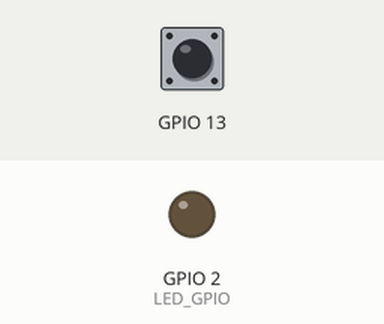
Recording of a sketch running on a simulated ESP32-S3. Parts: output pins drawn as LEDs (lit = HIGH). The test bench sets the inputs (shaded band); at power-on: GPIO 13 HIGH. What the sketch prints to the serial monitor is not drawn.

Above: at 3.4 s.
3.5 s: GPIO 13 pulled LOW for 1.75 s
At 3.9 s:
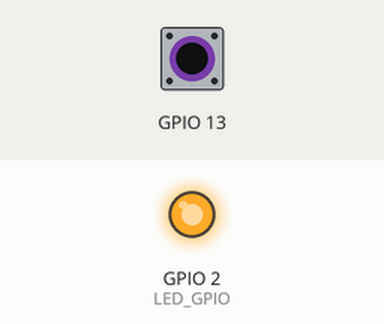
Timing chart, 0 to 6.5 s (numbered marks = the images above; inputs shaded):
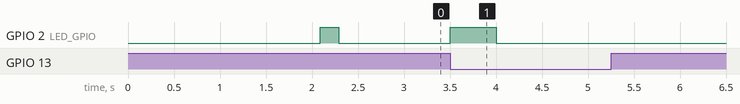

Measured:
- after the input at 3.5 s, GPIO 2 (LED_GPIO): LOW → HIGH at once, → LOW 0.50 s later

The sketch:

05-031_Touch_sensor_interrupt_with_LED.ino
```cpp
/*  05.031 - Touch Sensor with Interrupt and LED Control for ESP32-S3
 *
 * Course: IoT Development with ESP32-S3
 * Target Hardware: ESP32-S3-DevKitC-1 v1.1
 * Module: ESP32-S3-WROOM-1-N16R16V
 *
 * This sketch demonstrates how to control an LED using the ESP32-S3's integrated
 * capacitive touch sensor with interrupt-driven detection. When GPIO13 is touched,
 * an interrupt service routine (ISR) is triggered, which sets a flag that the
 * main loop monitors to control LED illumination.
 *
 * Key Learning Objectives:
 * - Understanding capacitive touch sensing principles
 * - Implementing interrupt service routines (ISR)
 * - Proper interrupt handling and flag-based communication
 * - GPIO configuration for ESP32-S3
 * - Serial debugging techniques
 *
 * HARDWARE INFORMATION:
 * =====================
 * ESP32-S3-DevKitC-1 v1.1 Specifications:
 * - Dual-core Xtensa LX7 CPU (240MHz)
 * - 16MB Flash Memory, 16MB PSRAM
 * - Built-in capacitive touch sensors on GPIO1-GPIO14
 * - 12-bit ADC resolution (0-4095)
 * - Operating voltage: 3.3V
 * - USB-C connector for programming and power
 * - Onboard RGB LED (WS2812) on GPIO38
 *
 * CIRCUIT DIAGRAM:
 * ================
 *
 *     ESP32-S3-DevKitC-1 v1.1        External LED Circuit
 *     ┌─────────────────────────┐     ┌────────────────────┐
 *     │                         │     │                    │
 *     │  [USB-C]                │     │         LED        │
 *     │                         │     │        ┌─┴─┐       │
 *     │  GPIO13 ●────────────────────── Touch Wire         │
 *     │                         │     │        │ + │       │
 *     │  GPIO2  ●─────────────────────┼────────┤   │       │
 *     │                         │     │        │ - │       │
 *     │  GND    ●─────────────────────┼────────┴─┬─┘       │
 *     │                         │     │          │         │
 *     │  3V3    ●               │     │        [320Ω]      │
 *     │                         │     │          │         │
 *     │  GPIO38 (RGB LED)       │     │          │         │
 *     │                         │     │          │         │
 *     └─────────────────────────┘     └──────────┼─────────┘
 *                                                │
 *                                                ●
 *                                               GND
 *
 * COMPONENTS:
 * ===========
 * Required Components:
 * - 1x ESP32-S3-DevKitC-1 v1.1 development board
 * - 1x LED (any color, 3mm or 5mm)
 * - 1x 320Ω resistor (current limiting for LED)
 * - 1x Jumper wire (for touch sensor connection)
 * - 1x Breadboard (optional, for neater connections)
 * - 2x Male-to-male jumper wires (for connections)
 *
 * Component Specifications:
 * - LED: Forward voltage ~2.0V, Forward current ~10mA
 * - Resistor: 320Ω ±5% (orange-red-brown-gold bands)
 * - Wire: 22AWG solid core recommended for breadboard use
 *
 * GPIO ASSIGNMENTS:
 * =================
 * GPIO Pin | Function      | Direction | Notes
 * ---------|---------------|-----------|---------------------------
 * GPIO2    | LED Control   | Output    | External LED via resistor
 * GPIO13   | Touch Sensor  | Input     | TOUCH13, capacitive touch
 * GPIO38   | RGB LED       | Output    | Onboard WS2812 (alternative)
 *
 * Reserved GPIOs (DO NOT USE):
 * - GPIO35, GPIO36, GPIO37: Reserved for internal flash/PSRAM
 * - GPIO19, GPIO20: USB D-/D+ lines
 *
 * TECHNICAL NOTES:
 * ================
 * 1. Touch Sensor Operation:
 *    - ESP32-S3 has 14 capacitive touch sensors (TOUCH1-TOUCH14)
 *    - GPIO13 corresponds to TOUCH13
 *    - Touch detection threshold is calibrated experimentally
 *    - Lower values indicate stronger touch detection
 *
 * 2. Interrupt Service Routine (ISR):
 *    - ISR should be minimal and fast-executing
 *    - Use volatile variables for ISR communication
 *    - Avoid Serial.print() or delay() in ISR
 *    - Flag-based communication between ISR and main loop
 *
 * 3. Hardware Protection:
 *    - 320Ω resistor limits LED current to ~10mA
 *    - GPIO2 can source up to 40mA (well within limits)
 *    - Touch sensor is protected by internal circuitry
 *
 * 4. Power Considerations:
 *    - Total current draw: <50mA (including ESP32-S3 operation)
 *    - USB-C provides up to 500mA (more than sufficient)
 *
 * IDE REQUIREMENTS:
 * =================
 * - Arduino IDE 2.0+
 * - ESP32 Arduino Core v3.0+
 * - Board: "ESP32S3 Dev Module"
 * - Flash Size: "16MB (128Mb)"
 * - PSRAM: "OPI PSRAM"
 * - USB Mode: "Hardware CDC and JTAG"
 *
 * Library Dependencies: None (uses built-in ESP32-S3 libraries)
 *
 * Created: March 27, 2019 by Peter Dalmaris (Original ESP32 version)
 * Updated: December 2024 for ESP32-S3 compatibility and educational enhancement
 *
 * References:
 * - ESP32-S3 Technical Reference Manual
 * - ESP32-S3 Series Datasheet
 * - Arduino ESP32 Core Documentation
 */

// ========================================================================
// CONFIGURATION CONSTANTS
// ========================================================================

// GPIO Pin Assignments
const uint8_t LED_GPIO = 2;           // External LED control pin
const uint8_t TOUCH_GPIO = 13;        // Touch sensor pin (TOUCH13)
const uint8_t ONBOARD_LED_GPIO = 38;  // Onboard RGB LED (alternative)

// Touch Sensor Configuration
const uint16_t TOUCH_THRESHOLD = 20;  // Touch detection threshold (lower = more sensitive)
                                      // Typical range: 10-40 (determined experimentally)

// Timing Configuration
const uint16_t LED_ON_DURATION_MS = 500;    // LED illumination time (milliseconds)
const uint16_t SERIAL_BAUD_RATE = 115200;   // Serial communication speed
const uint16_t SETUP_DELAY_MS = 1000;       // Startup delay for serial monitor

// ========================================================================
// GLOBAL VARIABLES
// ========================================================================

// Interrupt Communication Variables (must be volatile for ISR access)
volatile bool touchDetectedFlag = false;  // ISR sets this flag when touch occurs

// Performance Monitoring Variables
unsigned long lastTouchTime = 0;          // Timestamp of last touch event
unsigned long touchCount = 0;             // Total number of touch events
uint16_t lastTouchValue = 0;              // Last raw touch sensor reading

// ========================================================================
// INTERRUPT SERVICE ROUTINE (ISR)
// ========================================================================

/*
 * Touch Sensor Interrupt Service Routine
 *
 * This function is called automatically when a touch event occurs.
 * IMPORTANT: Keep ISR functions minimal and fast-executing!
 *
 * Best Practices for ISR:
 * - No Serial.print() calls
 * - No delay() functions
 * - No complex calculations
 * - Use volatile variables for data sharing
 * - Set flags for main loop to process
 */
void IRAM_ATTR handleTouchInterrupt() {
    touchDetectedFlag = true;  // Set flag for main loop to process
    touchCount++;              // Increment touch counter
    lastTouchTime = millis();  // Record timestamp
}

// ========================================================================
// SETUP FUNCTION
// ========================================================================

void setup() {
    // Initialize Serial Communication
    Serial.begin(SERIAL_BAUD_RATE);
    delay(SETUP_DELAY_MS);  // Allow time for serial monitor to connect

    // Print startup information
    printStartupInfo();

    // Configure GPIO Pins
    pinMode(LED_GPIO, OUTPUT);
    digitalWrite(LED_GPIO, LOW);  // Ensure LED starts in OFF state

    // Initialize Touch Sensor
    initializeTouchSensor();

    // Perform initial system checks
    performSystemChecks();

    Serial.println("✓ Setup completed successfully!");
    Serial.println("Touch GPIO13 to trigger LED...\n");
}

// ========================================================================
// MAIN LOOP FUNCTION
// ========================================================================

void loop() {
    // Check for touch detection flag (set by ISR)
    if (touchDetectedFlag) {
        processTouchEvent();
        touchDetectedFlag = false;  // Clear flag after processing
    }

    // Periodic status reporting (every 10 seconds)
    static unsigned long lastStatusTime = 0;
    if (millis() - lastStatusTime > 10000) {
        printStatusReport();
        lastStatusTime = millis();
    }

    // Small delay to prevent excessive CPU usage
    delay(10);
}

// ========================================================================
// HELPER FUNCTIONS
// ========================================================================

/*
 * Print comprehensive startup information
 */
void printStartupInfo() {
    Serial.println("========================================");
    Serial.println("ESP32-S3 Touch Sensor with Interrupt");
    Serial.println("========================================");
    Serial.print("Board: ESP32-S3-DevKitC-1 v1.1\n");
    Serial.print("Module: ESP32-S3-WROOM-1-N16R16V\n");
    Serial.print("Arduino Core: ESP32 v3.0+\n");
    Serial.printf("CPU Frequency: %d MHz\n", getCpuFrequencyMhz());
    Serial.printf("Flash Size: %d MB\n", ESP.getFlashChipSize() / (1024 * 1024));
    Serial.printf("Free Heap: %d bytes\n", ESP.getFreeHeap());
    Serial.println("========================================");
    Serial.printf("LED GPIO: %d\n", LED_GPIO);
    Serial.printf("Touch GPIO: %d (TOUCH13)\n", TOUCH_GPIO);
    Serial.printf("Touch Threshold: %d\n", TOUCH_THRESHOLD);
    Serial.println("========================================\n");
}

/*
 * Initialize and configure the touch sensor
 */
void initializeTouchSensor() {
    Serial.print("Initializing touch sensor... ");

    // Attach interrupt to touch sensor
    // Parameters: touch_num, function, threshold
    touchAttachInterrupt(T13, handleTouchInterrupt, TOUCH_THRESHOLD);

    Serial.println("✓ Done");

    // Calibrate touch sensor (take baseline reading)
    calibrateTouchSensor();
}

/*
 * Calibrate touch sensor and provide user feedback
 */
void calibrateTouchSensor() {
    Serial.print("Calibrating touch sensor (please don't touch)... ");

    const int calibrationSamples = 10;
    long totalValue = 0;

    for (int i = 0; i < calibrationSamples; i++) {
        totalValue += touchRead(T13);
        delay(100);
    }

    uint16_t baselineValue = totalValue / calibrationSamples;

    Serial.printf("✓ Done\n");
    Serial.printf("Baseline touch value: %d\n", baselineValue);
    Serial.printf("Touch threshold: %d\n", TOUCH_THRESHOLD);

    if (baselineValue < TOUCH_THRESHOLD + 10) {
        Serial.println("⚠ WARNING: Baseline value is close to threshold!");
        Serial.println("   Consider adjusting TOUCH_THRESHOLD or check wiring.");
    }
}

/*
 * Perform initial system checks and validation
 */
void performSystemChecks() {
    Serial.print("Performing system checks... ");

    // Test LED functionality
    digitalWrite(LED_GPIO, HIGH);
    delay(200);
    digitalWrite(LED_GPIO, LOW);

    // Validate touch sensor readings
    uint16_t currentTouchValue = touchRead(T13);
    if (currentTouchValue == 0 || currentTouchValue > 1000) {
        Serial.println("✗ WARNING: Touch sensor may not be functioning correctly!");
        Serial.printf("   Current reading: %d (expected: 50-200)\n", currentTouchValue);
    }

    Serial.println("✓ Done");
}

/*
 * Process touch event detected by ISR
 */
void processTouchEvent() {
    // Read current touch value for debugging
    lastTouchValue = touchRead(T13);

    // Turn on LED
    digitalWrite(LED_GPIO, HIGH);

    // Print touch detection information
    Serial.printf("Touch #%lu detected! ", touchCount);
    Serial.printf("Value: %d, ", lastTouchValue);
    Serial.printf("Time: %lu ms\n", lastTouchTime);

    // Keep LED on for specified duration
    delay(LED_ON_DURATION_MS);

    // Turn off LED
    digitalWrite(LED_GPIO, LOW);

    Serial.println("LED turned off");
}

/*
 * Print periodic status report
 */
void printStatusReport() {
    Serial.println("\n--- Status Report ---");
    Serial.printf("Total touches: %lu\n", touchCount);
    Serial.printf("Current touch value: %d\n", touchRead(T13));
    Serial.printf("Free heap: %d bytes\n", ESP.getFreeHeap());
    Serial.printf("Uptime: %lu seconds\n", millis() / 1000);

    if (touchCount > 0) {
        Serial.printf("Last touch: %lu ms ago\n", millis() - lastTouchTime);
    }
    Serial.println("--------------------\n");
}
```
